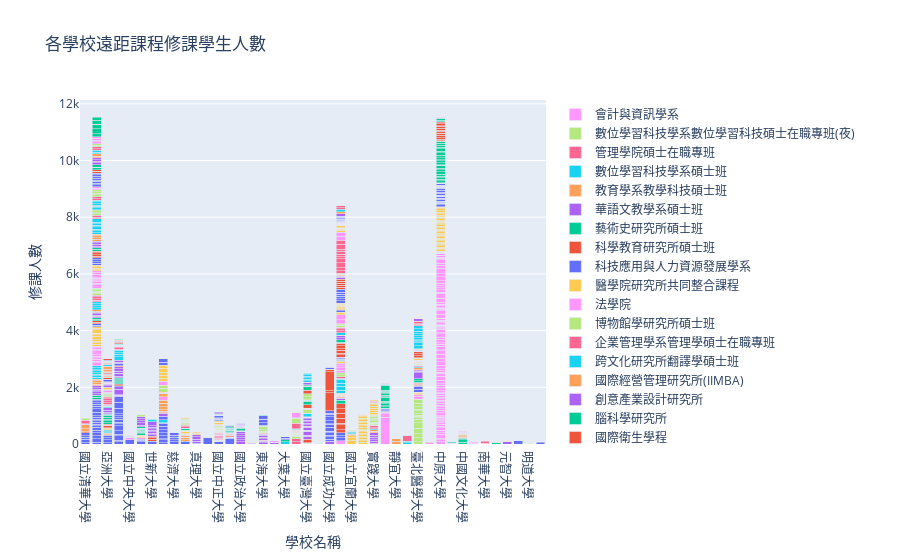

Write notebook code for a chart like this one.
### Code cell
import plotly.graph_objects as go

# 繪製堆疊條形圖
fig = go.Figure()
for department in df['系所名稱'].unique():
    fig.add_trace(go.Bar(
        x=df[df['系所名稱'] == department]['校名'],
        y=df[df['系所名稱'] == department]['總修課人數'],
        name=department
    ))

fig.update_layout(
    title='各學校遠距課程修課學生人數',
    xaxis_title='學校名稱',
    yaxis_title='修課人數',
    barmode='stack'
)

fig
#jupyter上有圖，但上傳github就沒有，因此另外附圖

### Figure 1 — Plotly figure (JSON) as saved in the notebook; plotly's stock layout.template omitted (floating-point values rounded to 4 significant figures)
{"data": [{"name": "通識教育中心", "type": "bar", "x": ["國立清華大學", "國立清華大學", "國立清華大學", "銘傳大學", "銘傳大學", "銘傳大學", "銘傳大學", "銘傳大學", "銘傳大學", "銘傳大學", "銘傳大學", "銘傳大學", "銘傳大學", "亞洲大學", "亞洲大學", "亞洲大學", "東吳大學", "東吳大學", "東吳大學", "東吳大學", "東吳大學", "東吳大學", "東吳大學", "國立中央大學", "義守大學", "世新大學", "銘傳大學", "長榮大學", "慈濟大學", "慈濟大學", "慈濟大學", "慈濟大學", "慈濟大學", "國立清華大學", "國立清華大學", "東吳大學", "東吳大學", "東吳大學", "東吳大學", "東吳大學", "東吳大學", "東吳大學", "東吳大學", "長榮大學", "長榮大學", "長榮大學", "長榮大學", "長榮大學", "長榮大學", "長榮大學", "國立彰化師範大學", "真理大學", "銘傳大學", "銘傳大學", "銘傳大學", "銘傳大學", "銘傳大學", "銘傳大學", "銘傳大學", "銘傳大學", "銘傳大學", "義守大學", "義守大學", "國立東華大學", "國立中正大學", "國立臺灣師範大學", "亞洲大學"], "y": [47, 120, 66, 60, 119, 119, 97, 94, 94, 60, 60, 60, 60, 53, 105, 58, 80, 44, 166, 60, 125, 174, 57, 145, 72, 97, 59, 50, 81, 68, 81, 84, 81, 55, 115, 56, 104, 58, 66, 77, 200, 206, 220, 104, 34, 105, 105, 105, 119, 118, 93, 29, 60, 60, 121, 119, 96, 60, 60, 60, 60, 68, 27, 218, 83, 208, 90]}, {"name": "計量財務金融學系", "type": "bar", "x": ["國立清華大學"], "y": [28]}, {"name": "諮商與工商心理學系", "type": "bar", "x": ["銘傳大學", "銘傳大學"], "y": [68, 70]}, {"name": "資訊管理學系", "type": "bar", "x": ["銘傳大學", "銘傳大學", "銘傳大學", "國立政治大學", "國立政治大學", "國立臺東大學", "東海大學", "國立屏東大學", "長榮大學", "國立政治大學", "國立政治大學", "國立政治大學", "國立政治大學", "銘傳大學", "銘傳大學", "銘傳大學", "國立臺東大學", "東海大學"], "y": [60, 60, 46, 81, 74, 21, 53, 36, 12, 61, 80, 71, 80, 49, 61, 60, 23, 42]}, {"name": "資訊工程學系", "type": "bar", "x": ["銘傳大學", "銘傳大學", "國立中正大學", "國立彰化師範大學", "國立彰化師範大學", "國立清華大學", "亞洲大學", "亞洲大學", "國立彰化師範大學", "國立彰化師範大學", "國立彰化師範大學", "國立彰化師範大學", "國立彰化師範大學", "銘傳大學", "銘傳大學", "亞洲大學", "國立彰化師範大學", "國立彰化師範大學", "亞洲大學", "東海大學"], "y": [60, 56, 20, 58, 65, 113, 12, 7, 8, 7, 16, 47, 12, 59, 60, 50, 18, 19, 20, 32]}, {"name": "財務金融學系", "type": "bar", "x": ["銘傳大學", "銘傳大學", "銘傳大學", "銘傳大學", "亞洲大學", "長榮大學", "銘傳大學", "銘傳大學", "銘傳大學", "銘傳大學", "大葉大學", "亞洲大學"], "y": [60, 61, 54, 58, 7, 109, 60, 47, 60, 66, 79, 33]}, {"name": "土環系", "type": "bar", "x": ["國立中興大學", "國立中興大學", "國立中興大學"], "y": [88, 90, 8]}, {"name": "生技學程", "type": "bar", "x": ["國立中興大學", "國立中興大學", "國立臺灣大學", "國立臺灣大學", "國立臺灣大學", "國立臺灣大學"], "y": [88, 13, 14, 13, 22, 2]}, {"name": "企業管理學系", "type": "bar", "x": ["銘傳大學", "銘傳大學", "銘傳大學", "銘傳大學", "銘傳大學", "東吳大學", "義守大學", "國立屏東大學", "東吳大學", "銘傳大學", "銘傳大學", "銘傳大學", "銘傳大學", "銘傳大學"], "y": [120, 53, 59, 59, 54, 21, 53, 21, 26, 49, 135, 60, 53, 56]}, {"name": "會計學系", "type": "bar", "x": ["銘傳大學", "銘傳大學", "銘傳大學", "銘傳大學", "銘傳大學", "國立彰化師範大學", "國立彰化師範大學", "銘傳大學", "銘傳大學", "銘傳大學", "銘傳大學", "銘傳大學"], "y": [60, 59, 51, 55, 120, 39, 43, 53, 55, 128, 59, 53]}, {"name": "動漫文創設計學士學位學程", "type": "bar", "x": ["銘傳大學", "銘傳大學"], "y": [53, 52]}, {"name": "財金法律學系", "type": "bar", "x": ["銘傳大學", "銘傳大學"], "y": [53, 49]}, {"name": "生物醫學工程學系", "type": "bar", "x": ["銘傳大學", "銘傳大學", "國立陽明大學"], "y": [49, 60, 8]}, {"name": "法律學系", "type": "bar", "x": ["銘傳大學", "銘傳大學", "東吳大學", "東海大學", "東海大學", "國立政治大學", "東吳大學", "銘傳大學", "銘傳大學", "國立成功大學", "東海大學", "東海大學", "國立政治大學"], "y": [40, 47, 193, 57, 50, 11, 90, 51, 47, 90, 77, 29, 11]}, {"name": "金融科技應用學士學位學程", "type": "bar", "x": ["銘傳大學", "銘傳大學"], "y": [45, 51]}, {"name": "數位媒體設計學系", "type": "bar", "x": ["銘傳大學", "銘傳大學", "銘傳大學", "銘傳大學", "亞洲大學", "亞洲大學"], "y": [70, 70, 70, 70, 35, 35]}, {"name": "醫療資訊與管理學系", "type": "bar", "x": ["銘傳大學", "銘傳大學", "銘傳大學", "銘傳大學"], "y": [53, 54, 59, 60]}, {"name": "華語文教學學系", "type": "bar", "x": ["銘傳大學", "銘傳大學", "銘傳大學", "銘傳大學", "銘傳大學"], "y": [59, 55, 35, 51, 48]}, {"name": "國際企業學系", "type": "bar", "x": ["銘傳大學", "銘傳大學", "銘傳大學", "銘傳大學", "銘傳大學", "淡江大學", "銘傳大學", "銘傳大學", "銘傳大學", "銘傳大學", "銘傳大學"], "y": [119, 59, 52, 27, 37, 118, 50, 31, 120, 56, 59]}, {"name": "生物科技學系", "type": "bar", "x": ["銘傳大學", "銘傳大學", "亞洲大學", "義守大學", "義守大學", "銘傳大學", "銘傳大學", "亞洲大學", "亞洲大學"], "y": [50, 49, 29, 53, 38, 48, 50, 35, 9]}, {"name": "應用日語學系", "type": "bar", "x": ["銘傳大學", "銘傳大學", "長榮大學", "銘傳大學", "銘傳大學"], "y": [68, 64, 123, 70, 66]}, {"name": "電腦與通訊工程學系", "type": "bar", "x": ["銘傳大學", "銘傳大學", "銘傳大學", "銘傳大學"], "y": [59, 55, 61, 59]}, {"name": "公共事務學系", "type": "bar", "x": ["銘傳大學", "銘傳大學"], "y": [59, 62]}, {"name": "犯罪防治學系", "type": "bar", "x": ["銘傳大學", "銘傳大學", "銘傳大學", "銘傳大學"], "y": [54, 65, 58, 57]}, {"name": "應用中國文學系", "type": "bar", "x": ["銘傳大學", "銘傳大學", "銘傳大學", "銘傳大學"], "y": [60, 62, 60, 62]}, {"name": "風險管理與保險學系", "type": "bar", "x": ["銘傳大學", "銘傳大學", "銘傳大學", "銘傳大學", "銘傳大學", "銘傳大學", "銘傳大學", "銘傳大學"], "y": [42, 70, 54, 99, 41, 59, 54, 120]}, {"name": "都市規劃與防災學系", "type": "bar", "x": ["銘傳大學", "銘傳大學"], "y": [60, 60]}, {"name": "電子工程學系", "type": "bar", "x": ["銘傳大學", "銘傳大學", "國立彰化師範大學", "國立彰化師範大學", "銘傳大學", "銘傳大學"], "y": [58, 45, 18, 41, 57, 44]}, {"name": "農資院", "type": "bar", "x": ["國立中興大學"], "y": [15]}, {"name": "通識教育中心多元選修", "type": "bar", "x": ["國立宜蘭大學", "國立宜蘭大學", "國立宜蘭大學"], "y": [130, 84, 80]}, {"name": "食生系", "type": "bar", "x": ["國立中興大學"], "y": [13]}, {"name": "行動商務與多媒體應用學系", "type": "bar", "x": ["亞洲大學", "亞洲大學", "亞洲大學"], "y": [69, 8, 42]}, {"name": "資訊傳播學系", "type": "bar", "x": ["亞洲大學", "亞洲大學", "亞洲大學", "亞洲大學", "亞洲大學", "亞洲大學", "亞洲大學"], "y": [61, 56, 64, 66, 76, 36, 10]}, {"name": "財經法律學系(科技法律組)", "type": "bar", "x": ["亞洲大學", "亞洲大學", "亞洲大學"], "y": [58, 74, 76]}, {"name": "食品科學系", "type": "bar", "x": ["國立宜蘭大學", "東海大學"], "y": [52, 41]}, {"name": "光電與通訊學系", "type": "bar", "x": ["亞洲大學", "亞洲大學"], "y": [48, 10]}, {"name": "管理學院進修學士學位學程", "type": "bar", "x": ["亞洲大學", "亞洲大學", "亞洲大學", "亞洲大學", "亞洲大學", "亞洲大學", "亞洲大學"], "y": [43, 28, 45, 70, 70, 39, 44]}, {"name": "生物資訊與醫學工程學系", "type": "bar", "x": ["亞洲大學", "亞洲大學", "亞洲大學"], "y": [32, 41, 42]}, {"name": "健康產業管理學系(醫療機構管理組)", "type": "bar", "x": ["亞洲大學", "亞洲大學"], "y": [46, 62]}, {"name": "健康產業管理學系(健康產業管理組)", "type": "bar", "x": ["亞洲大學", "亞洲大學"], "y": [36, 55]}, {"name": "社會學系", "type": "bar", "x": ["東吳大學"], "y": [39]}, {"name": "化學系", "type": "bar", "x": ["東吳大學", "東吳大學"], "y": [36, 34]}, {"name": "師資培育中心", "type": "bar", "x": ["東吳大學", "東吳大學", "東吳大學", "東吳大學", "東吳大學", "東吳大學", "國立彰化師範大學"], "y": [37, 33, 33, 31, 34, 33, 65]}, {"name": "社會工作學系", "type": "bar", "x": ["東吳大學", "東吳大學", "東吳大學", "東吳大學", "東吳大學", "亞洲大學", "東吳大學", "長榮大學", "亞洲大學", "亞洲大學", "亞洲大學", "亞洲大學"], "y": [62, 87, 10, 74, 90, 19, 73, 107, 51, 58, 11, 10]}, {"name": "大眾傳播學系", "type": "bar", "x": ["長榮大學", "長榮大學", "長榮大學", "長榮大學", "長榮大學", "長榮大學"], "y": [18, 50, 42, 115, 113, 118]}, {"name": "地球與環境科學系", "type": "bar", "x": ["國立中正大學", "國立中正大學"], "y": [28, 9]}, {"name": "國文學系", "type": "bar", "x": ["國立彰化師範大學", "國立彰化師範大學", "國立彰化師範大學"], "y": [1, 50, 56]}, {"name": "工業教育與技術學系", "type": "bar", "x": ["國立彰化師範大學", "國立彰化師範大學", "國立彰化師範大學", "國立彰化師範大學", "國立彰化師範大學", "國立彰化師範大學", "國立彰化師範大學", "國立彰化師範大學", "國立彰化師範大學"], "y": [20, 47, 22, 20, 20, 20, 38, 22, 21]}, {"name": "數學系", "type": "bar", "x": ["國立中央大學"], "y": [79]}, {"name": "通識教育(大學部)", "type": "bar", "x": ["國立嘉義大學", "國立嘉義大學", "國立嘉義大學", "國立嘉義大學", "國立嘉義大學", "國立嘉義大學", "國立嘉義大學", "國立嘉義大學", "國立嘉義大學", "國立嘉義大學", "國立嘉義大學", "國立嘉義大學", "國立嘉義大學", "國立嘉義大學", "國立嘉義大學", "國立嘉義大學", "國立嘉義大學", "國立嘉義大學", "國立嘉義大學", "國立嘉義大學"], "y": [55, 58, 54, 54, 55, 49, 55, 50, 50, 49, 55, 62, 53, 52, 55, 50, 56, 50, 45, 38]}, {"name": "資訊與圖書館學系(日)", "type": "bar", "x": ["淡江大學", "淡江大學", "淡江大學"], "y": [109, 71, 100]}, {"name": "外語學院共同科目(日)", "type": "bar", "x": ["淡江大學", "淡江大學", "淡江大學", "淡江大學", "淡江大學", "淡江大學", "淡江大學"], "y": [112, 169, 50, 178, 171, 163, 179]}, {"name": "工學院共同科目(日)", "type": "bar", "x": ["淡江大學"], "y": [118]}, {"name": "西班牙語文學系(日)", "type": "bar", "x": ["淡江大學", "淡江大學"], "y": [50, 24]}, {"name": "俄國語文學系(日)", "type": "bar", "x": ["淡江大學", "淡江大學", "淡江大學", "淡江大學", "淡江大學", "淡江大學", "淡江大學", "淡江大學"], "y": [25, 26, 17, 19, 20, 30, 8, 25]}, {"name": "統計學系(日)", "type": "bar", "x": ["淡江大學", "淡江大學", "淡江大學", "淡江大學"], "y": [119, 128, 122, 140]}, {"name": "統計學系(進學)", "type": "bar", "x": ["淡江大學", "淡江大學"], "y": [29, 44]}, {"name": "未來學學門-日", "type": "bar", "x": ["淡江大學", "淡江大學"], "y": [76, 78]}, {"name": "歷史與文化學門-進", "type": "bar", "x": ["淡江大學", "淡江大學", "淡江大學", "淡江大學"], "y": [82, 91, 71, 84]}, {"name": "法國語文學系(日)", "type": "bar", "x": ["淡江大學"], "y": [82]}, {"name": "英文學系(日)", "type": "bar", "x": ["淡江大學", "淡江大學", "淡江大學", "淡江大學", "淡江大學", "淡江大學"], "y": [21, 23, 23, 21, 22, 19]}, {"name": "企業管理學系(日)", "type": "bar", "x": ["淡江大學", "淡江大學", "淡江大學", "淡江大學", "淡江大學", "淡江大學"], "y": [88, 59, 95, 68, 100, 89]}, {"name": "公共行政學系(進學)", "type": "bar", "x": ["淡江大學", "淡江大學"], "y": [42, 88]}, {"name": "資訊教育學門-日", "type": "bar", "x": ["淡江大學", "淡江大學"], "y": [70, 69]}, {"name": "物理學系", "type": "bar", "x": ["淡江大學", "東吳大學"], "y": [18, 36]}, {"name": "文學經典學門-日", "type": "bar", "x": ["淡江大學"], "y": [78]}, {"name": "藝術欣賞與創作學門-日", "type": "bar", "x": ["淡江大學", "淡江大學", "淡江大學", "淡江大學"], "y": [71, 65, 42, 28]}, {"name": "財務金融學系(進學)", "type": "bar", "x": ["淡江大學", "淡江大學", "淡江大學"], "y": [59, 27, 29]}, {"name": "財務金融學系(日)", "type": "bar", "x": ["淡江大學", "淡江大學"], "y": [149, 168]}, {"name": "全球財務管理全英語學士學位學程", "type": "bar", "x": ["淡江大學"], "y": [82]}, {"name": "自然科學學門-日", "type": "bar", "x": ["淡江大學", "淡江大學"], "y": [56, 32]}, {"name": "復健系", "type": "bar", "x": ["國立臺灣大學"], "y": [112]}, {"name": "管理學院院部", "type": "bar", "x": ["大葉大學"], "y": [76]}, {"name": "臺大遠距教學", "type": "bar", "x": ["國立臺灣大學", "國立臺灣大學", "國立臺灣大學", "國立臺灣大學", "國立臺灣大學", "國立臺灣大學", "國立臺灣大學", "國立臺灣大學", "國立臺灣大學", "國立臺灣大學", "國立臺灣大學", "國立臺灣大學", "國立臺灣大學", "國立臺灣大學", "國立臺灣大學", "國立臺灣大學", "國立臺灣大學", "國立臺灣大學", "國立臺灣大學", "國立臺灣大學"], "y": [112, 8, 9, 12, 122, 12, 14, 14, 10, 13, 107, 22, 2, 54, 54, 62, 51, 46, 50, 10]}, {"name": "創意創業學程", "type": "bar", "x": ["國立臺灣大學"], "y": [14]}, {"name": "神經認知學程", "type": "bar", "x": ["國立臺灣大學"], "y": [122]}, {"name": "農化所", "type": "bar", "x": ["國立臺灣大學"], "y": [8]}, {"name": "生物統計學程", "type": "bar", "x": ["國立臺灣大學"], "y": [122]}, {"name": "創新設計學院", "type": "bar", "x": ["國立臺灣大學"], "y": [14]}, {"name": "生物機電系", "type": "bar", "x": ["國立臺灣大學", "國立臺灣大學"], "y": [9, 12]}, {"name": "生物機電所", "type": "bar", "x": ["國立臺灣大學", "國立臺灣大學"], "y": [9, 12]}, {"name": "人口學程", "type": "bar", "x": ["國立臺灣大學"], "y": [122]}, {"name": "電機工程學系", "type": "bar", "x": ["義守大學", "義守大學", "義守大學", "義守大學", "義守大學", "義守大學", "義守大學", "義守大學", "義守大學"], "y": [57, 48, 28, 40, 28, 34, 3, 5, 48]}, {"name": "應用日文學系", "type": "bar", "x": ["實踐大學", "實踐大學", "實踐大學", "實踐大學", "實踐大學", "實踐大學"], "y": [30, 60, 60, 86, 80, 83]}, {"name": "金融管理學系", "type": "bar", "x": ["實踐大學", "實踐大學", "實踐大學"], "y": [25, 18, 56]}, {"name": "資訊科技與通訊學系", "type": "bar", "x": ["實踐大學"], "y": [38]}, {"name": "資訊模擬與設計學系", "type": "bar", "x": ["實踐大學", "實踐大學"], "y": [36, 70]}, {"name": "應用英語學系", "type": "bar", "x": ["實踐大學", "實踐大學", "實踐大學", "實踐大學", "實踐大學", "實踐大學", "實踐大學", "實踐大學", "實踐大學"], "y": [14, 24, 32, 16, 31, 58, 44, 43, 67]}, {"name": "(全)自然科技", "type": "bar", "x": ["輔仁大學", "輔仁大學", "輔仁大學"], "y": [949, 122, 42]}, {"name": "觀光管理學系", "type": "bar", "x": ["實踐大學", "實踐大學", "實踐大學", "實踐大學", "實踐大學", "實踐大學", "實踐大學", "實踐大學"], "y": [47, 37, 63, 64, 75, 78, 53, 48]}, {"name": "全人語言文化涵養課程-外國語文", "type": "bar", "x": ["輔仁大學", "輔仁大學", "輔仁大學", "輔仁大學"], "y": [35, 22, 34, 32]}, {"name": "公共關係暨廣告學系", "type": "bar", "x": ["世新大學", "世新大學", "世新大學"], "y": [64, 58, 61]}, {"name": "全校進階英文", "type": "bar", "x": ["輔仁大學", "輔仁大學", "輔仁大學", "輔仁大學", "輔仁大學", "輔仁大學", "輔仁大學", "輔仁大學", "輔仁大學", "輔仁大學", "輔仁大學", "輔仁大學", "輔仁大學", "輔仁大學"], "y": [30, 48, 39, 61, 63, 31, 135, 32, 43, 57, 48, 46, 20, 186]}, {"name": "傳播管理學系", "type": "bar", "x": ["世新大學", "世新大學", "世新大學", "世新大學", "世新大學", "世新大學", "世新大學", "世新大學"], "y": [46, 52, 55, 49, 60, 41, 69, 137]}, {"name": "英國語文學系", "type": "bar", "x": ["靜宜大學", "靜宜大學"], "y": [91, 87]}, {"name": "教育學系", "type": "bar", "x": ["國立臺南大學", "國立臺南大學"], "y": [48, 41]}, {"name": "人文學院", "type": "bar", "x": ["國立臺南大學"], "y": [201]}, {"name": "一般通識組", "type": "bar", "x": ["臺北醫學大學", "臺北醫學大學", "臺北醫學大學", "臺北醫學大學", "臺北醫學大學", "臺北醫學大學", "臺北醫學大學", "臺北醫學大學", "臺北醫學大學", "臺北醫學大學", "臺北醫學大學", "臺北醫學大學", "臺北醫學大學", "臺北醫學大學", "臺北醫學大學"], "y": [86, 134, 135, 200, 194, 122, 47, 69, 27, 49, 106, 64, 85, 127, 130]}, {"name": "護理學系", "type": "bar", "x": ["臺北醫學大學", "臺北醫學大學", "亞洲大學", "長榮大學", "馬偕醫學院", "亞洲大學"], "y": [106, 65, 11, 123, 41, 31]}, {"name": "口腔衛生學系", "type": "bar", "x": ["臺北醫學大學", "臺北醫學大學", "臺北醫學大學"], "y": [32, 31, 22]}, {"name": "牙醫學系", "type": "bar", "x": ["臺北醫學大學", "臺北醫學大學"], "y": [106, 106]}, {"name": "學士後大數據科技及管理學士學位學程", "type": "bar", "x": ["臺北醫學大學", "臺北醫學大學", "臺北醫學大學"], "y": [31, 36, 32]}, {"name": "高齡健康管理學系", "type": "bar", "x": ["臺北醫學大學", "臺北醫學大學", "臺北醫學大學"], "y": [33, 65, 63]}, {"name": "語言中心組", "type": "bar", "x": ["臺北醫學大學", "臺北醫學大學", "臺北醫學大學", "臺北醫學大學"], "y": [217, 38, 33, 32]}, {"name": "保健營養學系", "type": "bar", "x": ["臺北醫學大學", "長榮大學"], "y": [64, 113]}, {"name": "食品安全學系", "type": "bar", "x": ["臺北醫學大學"], "y": [39]}, {"name": "學士後護理學系", "type": "bar", "x": ["臺北醫學大學", "臺北醫學大學"], "y": [44, 5]}, {"name": "英語中心", "type": "bar", "x": ["東海大學", "東海大學", "東海大學", "東海大學"], "y": [36, 34, 47, 135]}, {"name": "人文與教育學院", "type": "bar", "x": ["中原大學", "中原大學", "中原大學", "中原大學", "中原大學", "中原大學", "中原大學", "中原大學", "中原大學", "中原大學", "中原大學", "中原大學", "中原大學", "中原大學", "中原大學", "中原大學", "中原大學", "中原大學", "中原大學", "中原大學", "中原大學", "中原大學", "中原大學", "中原大學", "中原大學", "中原大學", "中原大學", "中原大學", "中原大學", "中原大學", "中原大學", "中原大學", "中原大學", "中原大學", "中原大學", "中原大學", "中原大學", "中原大學", "中原大學", "中原大學", "中原大學", "中原大學", "中原大學", "中原大學", "中原大學", "中原大學", "中原大學", "中原大學", "中原大學", "中原大學", "中原大學", "中原大學", "中原大學", "中原大學", "中原大學", "中原大學", "中原大學", "中原大學", "中原大學", "中原大學", "中原大學", "中原大學", "中原大學", "中原大學", "中原大學", "中原大學", "中原大學", "中原大學", "中原大學", "中原大學", "中原大學", "中原大學", "中原大學", "中原大學", "中原大學", "中原大學", "中原大學", "中原大學", "中原大學", "中原大學", "中原大學", "中原大學", "中原大學", "中原大學", "中原大學", "中原大學", "中原大學", "中原大學", "中原大學", "中原大學", "中原大學", "中原大學", "中原大學", "中原大學", "中原大學", "中原大學", "中原大學", "中原大學", "中原大學", "中原大學", "中原大學", "中原大學", "中原大學", "中原大學", "中原大學", "中原大學", "中原大學", "中原大學", "中原大學", "中原大學", "中原大學", "中原大學", "中原大學", "中原大學", "中原大學", "中原大學"], "y": [79, 64, 60, 134, 62, 60, 31, 79, 63, 62, 62, 27, 39, 29, 45, 39, 27, 31, 115, 79, 62, 60, 60, 60, 60, 62, 45, 62, 62, 63, 27, 64, 134, 63, 63, 120, 130, 115, 29, 64, 63, 120, 120, 130, 115, 30, 120, 31, 134, 62, 62, 120, 63, 130, 30, 120, 30, 29, 45, 39, 10, 9, 2, 2, 2, 61, 2, 1, 1, 2, 61, 10, 9, 61, 1, 10, 9, 2, 139, 126, 51, 27, 24, 70, 54, 74, 125, 14, 173, 40, 77, 78, 62, 88, 94, 141, 115, 189, 111, 61, 124, 47, 39, 58, 26, 60, 1, 2, 6, 2, 6, 13, 17, 12, 6, 5]}, {"name": "工學院", "type": "bar", "x": ["中原大學", "中原大學", "中原大學", "中原大學", "中原大學", "中原大學", "中原大學", "中原大學", "中原大學", "中原大學", "中原大學", "中原大學", "中原大學", "中原大學", "中原大學", "中原大學", "中原大學", "中原大學", "中原大學", "中原大學", "中原大學", "中原大學", "中原大學", "中原大學", "國立彰化師範大學", "中原大學", "中原大學", "中原大學", "中原大學", "中原大學", "中原大學", "中原大學", "中原大學", "中原大學", "中原大學", "中原大學", "中原大學"], "y": [53, 59, 26, 55, 40, 55, 40, 40, 59, 26, 53, 59, 26, 53, 55, 47, 29, 57, 47, 57, 29, 57, 47, 29, 49, 55, 29, 17, 20, 56, 53, 56, 53, 61, 56, 14, 9]}, {"name": "理學院", "type": "bar", "x": ["中原大學", "中原大學", "中原大學", "中原大學", "中原大學", "中原大學", "中原大學", "中原大學", "中原大學", "中原大學", "中原大學", "中原大學", "中原大學", "中原大學", "中原大學", "中原大學", "中原大學", "中原大學", "中原大學", "中原大學", "中原大學", "中原大學", "中原大學", "中原大學", "中原大學", "中原大學", "中原大學", "中原大學", "中原大學", "中原大學", "中原大學", "中原大學", "中原大學", "中原大學", "中原大學", "中原大學", "中原大學", "中原大學", "中原大學", "中原大學", "中原大學"], "y": [62, 7, 33, 25, 20, 25, 20, 62, 20, 25, 62, 7, 7, 33, 66, 33, 66, 66, 11, 9, 9, 5, 1, 9, 9, 11, 5, 11, 5, 9, 9, 1, 1, 14, 42, 11, 5, 1, 5, 11, 9]}, {"name": "綜合班", "type": "bar", "x": ["逢甲大學", "逢甲大學", "逢甲大學", "逢甲大學"], "y": [6, 7, 5, 7]}, {"name": "通識", "type": "bar", "x": ["中國文化大學", "中國文化大學", "中國文化大學"], "y": [70, 74, 63]}, {"name": "英美語文學系", "type": "bar", "x": ["真理大學", "真理大學", "真理大學", "真理大學"], "y": [73, 71, 79, 70]}, {"name": "生命科學院學士班", "type": "bar", "x": ["國立清華大學"], "y": [142]}, {"name": "經濟與金融學系", "type": "bar", "x": ["銘傳大學", "銘傳大學", "銘傳大學", "銘傳大學", "銘傳大學", "銘傳大學"], "y": [60, 55, 39, 60, 60, 50]}, {"name": "餐旅管理學系", "type": "bar", "x": ["銘傳大學", "銘傳大學"], "y": [69, 70]}, {"name": "商業設計學系", "type": "bar", "x": ["銘傳大學", "銘傳大學", "銘傳大學", "銘傳大學"], "y": [64, 52, 62, 54]}, {"name": "新聞學系", "type": "bar", "x": ["銘傳大學", "銘傳大學"], "y": [59, 53]}, {"name": "觀光數位知識學系", "type": "bar", "x": ["真理大學", "真理大學", "真理大學"], "y": [49, 25, 41]}, {"name": "應用統計與資料科學學系", "type": "bar", "x": ["銘傳大學", "銘傳大學", "銘傳大學", "銘傳大學", "銘傳大學", "銘傳大學", "銘傳大學", "銘傳大學"], "y": [65, 57, 65, 47, 64, 67, 54, 58]}, {"name": "休閒遊憩管理學系", "type": "bar", "x": ["銘傳大學", "銘傳大學", "銘傳大學"], "y": [63, 7, 62]}, {"name": "廣播電視學系", "type": "bar", "x": ["銘傳大學", "銘傳大學", "國立政治大學", "銘傳大學"], "y": [77, 7, 78, 87]}, {"name": "資訊傳播工程學系", "type": "bar", "x": ["銘傳大學", "銘傳大學", "銘傳大學", "銘傳大學"], "y": [60, 60, 60, 60]}, {"name": "新媒體暨傳播管理學系", "type": "bar", "x": ["銘傳大學", "銘傳大學"], "y": [62, 76]}, {"name": "觀光事業學系", "type": "bar", "x": ["銘傳大學", "銘傳大學"], "y": [64, 70]}, {"name": "廣告暨策略行銷學系", "type": "bar", "x": ["銘傳大學", "銘傳大學"], "y": [52, 61]}, {"name": "建築學系", "type": "bar", "x": ["銘傳大學", "銘傳大學"], "y": [58, 57]}, {"name": "商品設計學系", "type": "bar", "x": ["銘傳大學", "銘傳大學", "銘傳大學", "銘傳大學"], "y": [70, 57, 65, 60]}, {"name": "室內設計學系", "type": "bar", "x": ["亞洲大學"], "y": [24]}, {"name": "心理學系", "type": "bar", "x": ["亞洲大學", "東吳大學", "亞洲大學"], "y": [65, 90, 13]}, {"name": "視覺傳達設計學系(企業形象設計組)", "type": "bar", "x": ["亞洲大學"], "y": [55]}, {"name": "視覺傳達設計學系", "type": "bar", "x": ["亞洲大學", "亞洲大學"], "y": [27, 10]}, {"name": "英文學系", "type": "bar", "x": ["東吳大學", "東吳大學"], "y": [36, 55]}, {"name": "食品營養與保健生技學系(食品營養組)", "type": "bar", "x": ["亞洲大學"], "y": [64]}, {"name": "經濟學系", "type": "bar", "x": ["東吳大學", "東吳大學", "東吳大學", "東吳大學"], "y": [138, 74, 64, 88]}, {"name": "日本語文學系", "type": "bar", "x": ["東吳大學", "東吳大學", "東吳大學"], "y": [26, 51, 36]}, {"name": "觀光與餐飲服務事業進修學士學位學程", "type": "bar", "x": ["長榮大學", "長榮大學"], "y": [14, 14]}, {"name": "學士後跨藝合創音樂學士學位學程", "type": "bar", "x": ["國立臺北藝術大學", "國立臺北藝術大學"], "y": [27, 27]}, {"name": "企業管理學系(進學)", "type": "bar", "x": ["淡江大學", "淡江大學", "淡江大學", "淡江大學", "淡江大學", "淡江大學"], "y": [35, 41, 58, 30, 36, 34]}, {"name": "資訊管理學系(日)", "type": "bar", "x": ["淡江大學", "淡江大學", "淡江大學", "淡江大學", "淡江大學", "淡江大學"], "y": [95, 74, 76, 78, 70, 96]}, {"name": "資訊工程學系(日)", "type": "bar", "x": ["淡江大學", "淡江大學", "淡江大學", "淡江大學", "淡江大學"], "y": [79, 75, 71, 71, 71]}, {"name": "藥學系", "type": "bar", "x": ["國立臺灣大學"], "y": [122]}, {"name": "管理科學學系(日)", "type": "bar", "x": ["淡江大學", "淡江大學"], "y": [60, 41]}, {"name": "中等學校教育學程", "type": "bar", "x": ["淡江大學", "淡江大學", "淡江大學", "淡江大學"], "y": [34, 20, 18, 26]}, {"name": "基蛋所", "type": "bar", "x": ["國立臺灣大學", "國立臺灣大學", "國立臺灣大學"], "y": [14, 13, 22]}, {"name": "公共行政學系(日)", "type": "bar", "x": ["淡江大學", "淡江大學", "淡江大學", "淡江大學", "淡江大學", "淡江大學", "淡江大學", "淡江大學", "淡江大學", "淡江大學"], "y": [97, 103, 181, 132, 67, 102, 91, 78, 182, 143]}, {"name": "醫衛共同課程", "type": "bar", "x": ["國立臺灣大學", "國立臺灣大學"], "y": [112, 107]}, {"name": "產業經濟學系(日)", "type": "bar", "x": ["淡江大學", "淡江大學"], "y": [128, 147]}, {"name": "風險管理與保險學系(日)", "type": "bar", "x": ["淡江大學", "淡江大學"], "y": [72, 37]}, {"name": "共同教學中心", "type": "bar", "x": ["大葉大學", "大葉大學"], "y": [53, 47]}, {"name": "醫技系", "type": "bar", "x": ["國立臺灣大學"], "y": [122]}, {"name": "護理系", "type": "bar", "x": ["國立臺灣大學"], "y": [122]}, {"name": "醫學影像暨放射科學系", "type": "bar", "x": ["義守大學", "義守大學", "義守大學", "義守大學", "義守大學"], "y": [65, 74, 76, 69, 72]}, {"name": "全球衛生學程", "type": "bar", "x": ["國立臺灣大學"], "y": [12]}, {"name": "觀光學系", "type": "bar", "x": ["世新大學", "世新大學"], "y": [60, 16]}, {"name": "旅遊管理學系", "type": "bar", "x": ["南華大學", "南華大學"], "y": [29, 60]}, {"name": "跨領域學院學士班課程", "type": "bar", "x": ["臺北醫學大學"], "y": [40]}, {"name": "醫學院學士班共同整合課程", "type": "bar", "x": ["臺北醫學大學"], "y": [25]}, {"name": "營養學院學士班共同整合課程", "type": "bar", "x": ["臺北醫學大學", "臺北醫學大學"], "y": [14, 26]}, {"name": "通識中心", "type": "bar", "x": ["東海大學", "國立成功大學", "國立成功大學", "國立成功大學", "國立成功大學", "國立成功大學", "國立成功大學", "國立成功大學", "國立成功大學", "國立成功大學", "國立成功大學", "國立成功大學", "國立成功大學", "國立成功大學", "國立成功大學", "東海大學", "東海大學", "東海大學", "東海大學"], "y": [37, 78, 89, 46, 99, 32, 19, 143, 100, 20, 103, 146, 89, 37, 75, 72, 106, 28, 112]}, {"name": "外國語言", "type": "bar", "x": ["國立成功大學", "國立成功大學", "國立成功大學", "國立成功大學"], "y": [639, 68, 680, 78]}, {"name": "醫務管理暨醫療資訊學系", "type": "bar", "x": ["高雄醫學大學"], "y": [61]}, {"name": "電機工程學系學士班", "type": "bar", "x": ["元智大學"], "y": [87]}, {"name": "國際企業管理學系企業實務管理數位碩士在職專班", "type": "bar", "x": ["中國文化大學", "中國文化大學", "中國文化大學", "中國文化大學", "中國文化大學", "中國文化大學"], "y": [27, 29, 21, 15, 23, 11]}, {"name": "多媒體網路通訊數位學習碩士在職專班", "type": "bar", "x": ["國立宜蘭大學", "國立宜蘭大學", "國立宜蘭大學", "國立宜蘭大學", "國立宜蘭大學", "國立宜蘭大學"], "y": [12, 10, 27, 29, 24, 16]}, {"name": "生物技術與動物科學系動物科學碩士班", "type": "bar", "x": ["國立宜蘭大學", "國立宜蘭大學"], "y": [6, 5]}, {"name": "法律系", "type": "bar", "x": ["國立中興大學", "國立中興大學", "國立中興大學"], "y": [25, 34, 10]}, {"name": "科管所", "type": "bar", "x": ["國立中興大學"], "y": [19]}, {"name": "資訊工程學系碩士班", "type": "bar", "x": ["國立宜蘭大學", "淡江大學"], "y": [8, 11]}, {"name": "休閒與遊憩管理學系", "type": "bar", "x": ["亞洲大學", "亞洲大學"], "y": [9, 14]}, {"name": "經營管理學系", "type": "bar", "x": ["亞洲大學", "亞洲大學"], "y": [27, 28]}, {"name": "法律學系碩士在職專班法律專業組", "type": "bar", "x": ["東吳大學", "東吳大學"], "y": [12, 11]}, {"name": "資訊管理學系碩士在職專班", "type": "bar", "x": ["東吳大學", "東吳大學", "東吳大學", "東吳大學"], "y": [10, 15, 2, 11]}, {"name": "經濟學系碩士在職專班", "type": "bar", "x": ["東吳大學"], "y": [2]}, {"name": "國際經營與貿易學系碩士班", "type": "bar", "x": ["東吳大學"], "y": [25]}, {"name": "教學專業發展數位學習碩士在職專班", "type": "bar", "x": ["國立中正大學", "國立中正大學", "國立中正大學", "國立中正大學", "國立中正大學", "國立中正大學", "國立中正大學", "國立中正大學", "國立中正大學", "國立中正大學", "國立中正大學"], "y": [31, 27, 31, 27, 31, 27, 31, 31, 31, 7, 19]}, {"name": "會計與法律數位學習碩士在職專班", "type": "bar", "x": ["國立中正大學", "國立中正大學", "國立中正大學", "國立中正大學", "國立中正大學", "國立中正大學", "國立中正大學", "國立中正大學", "國立中正大學"], "y": [25, 24, 8, 32, 11, 28, 34, 12, 30]}, {"name": "通訊工程研究所", "type": "bar", "x": ["國立中正大學"], "y": [18]}, {"name": "雲端計算與物聯網數位學習碩士在職專班", "type": "bar", "x": ["國立中正大學", "國立中正大學", "國立中正大學", "國立中正大學", "國立中正大學"], "y": [42, 45, 19, 26, 25]}, {"name": "資訊工程研究所", "type": "bar", "x": ["國立中正大學", "國立中正大學", "國立中正大學", "國立中正大學", "國立中正大學", "國立中正大學", "國立中正大學"], "y": [50, 15, 26, 19, 67, 22, 6]}, {"name": "成人及繼續教育研究所", "type": "bar", "x": ["國立中正大學"], "y": [15]}, {"name": "光機電整合工程研究所", "type": "bar", "x": ["國立中正大學", "國立中正大學"], "y": [18, 25]}, {"name": "會計與資訊科技研究所", "type": "bar", "x": ["國立中正大學", "國立中正大學", "國立中正大學"], "y": [25, 8, 26]}, {"name": "電信工程學研究所", "type": "bar", "x": ["國立彰化師範大學"], "y": [3]}, {"name": "土木工程學系", "type": "bar", "x": ["國立中央大學"], "y": [6]}, {"name": "國際永續發展碩士學位學程", "type": "bar", "x": ["國立中央大學"], "y": [4]}, {"name": "物理所", "type": "bar", "x": ["國立臺灣大學"], "y": [10]}, {"name": "數位出版與典藏數位學習碩士在職專班", "type": "bar", "x": ["淡江大學", "淡江大學", "淡江大學", "淡江大學", "淡江大學", "淡江大學", "淡江大學", "淡江大學", "淡江大學"], "y": [3, 3, 7, 4, 4, 4, 4, 4, 3]}, {"name": "商管學院共同科目(碩)", "type": "bar", "x": ["淡江大學"], "y": [76]}, {"name": "數位商務與經濟碩士學位學程", "type": "bar", "x": ["淡江大學"], "y": [6]}, {"name": "拉丁美洲研究所亞太研究數位學習碩士在職專班", "type": "bar", "x": ["淡江大學", "淡江大學", "淡江大學", "淡江大學", "淡江大學", "淡江大學", "淡江大學", "淡江大學", "淡江大學", "淡江大學", "淡江大學", "淡江大學"], "y": [8, 8, 8, 9, 10, 9, 9, 9, 8, 8, 9, 8]}, {"name": "國際學程", "type": "bar", "x": ["國立臺灣大學", "國立臺灣大學", "國立臺灣大學"], "y": [13, 22, 10]}, {"name": "圖書資訊與檔案學研究所圖書資訊學數位碩士在職專班", "type": "bar", "x": ["國立政治大學", "國立政治大學", "國立政治大學", "國立政治大學", "國立政治大學", "國立政治大學", "國立政治大學", "國立政治大學", "國立政治大學", "國立政治大學"], "y": [23, 18, 19, 18, 23, 22, 23, 17, 17, 17]}, {"name": "營養科學系碩士班", "type": "bar", "x": ["輔仁大學", "輔仁大學"], "y": [12, 10]}, {"name": "醫學資訊研究所碩士班", "type": "bar", "x": ["臺北醫學大學", "臺北醫學大學"], "y": [15, 8]}, {"name": "醫學資訊研究所博士班", "type": "bar", "x": ["臺北醫學大學", "臺北醫學大學"], "y": [6, 11]}, {"name": "癌症生物學與藥物研發研究所碩士班", "type": "bar", "x": ["臺北醫學大學", "臺北醫學大學"], "y": [7, 4]}, {"name": "國際醫學研究博士學位學程", "type": "bar", "x": ["臺北醫學大學", "臺北醫學大學", "臺北醫學大學"], "y": [20, 10, 2]}, {"name": "醫學科學研究所碩士班", "type": "bar", "x": ["臺北醫學大學"], "y": [43]}, {"name": "醫學科學研究所博士班", "type": "bar", "x": ["臺北醫學大學", "臺北醫學大學", "臺北醫學大學", "臺北醫學大學"], "y": [11, 11, 2, 14]}, {"name": "轉譯醫學博士學位學程", "type": "bar", "x": ["高雄醫學大學"], "y": [3]}, {"name": "商學院", "type": "bar", "x": ["逢甲大學", "中原大學", "中原大學", "中原大學", "中原大學", "中原大學", "中原大學", "中原大學", "中原大學", "中原大學", "中原大學", "中原大學", "中原大學", "中原大學", "中原大學", "中原大學", "中原大學", "中原大學", "中原大學", "中原大學", "中原大學", "中原大學", "中原大學", "中原大學", "中原大學", "中原大學", "中原大學", "中原大學", "中原大學"], "y": [44, 62, 61, 54, 53, 65, 85, 71, 61, 85, 22, 20, 74, 57, 50, 69, 81, 88, 61, 72, 58, 76, 67, 55, 7, 14, 6, 1, 5]}, {"name": "系統神經科學研究所", "type": "bar", "x": ["國立清華大學"], "y": [9]}, {"name": "醫工所", "type": "bar", "x": ["國立中興大學", "國立中興大學", "國立中興大學", "國立中興大學", "國立中興大學"], "y": [14, 7, 20, 20, 15]}, {"name": "機械系", "type": "bar", "x": ["國立中興大學"], "y": [47]}, {"name": "創意商品設計學系", "type": "bar", "x": ["亞洲大學", "亞洲大學", "亞洲大學"], "y": [10, 11, 10]}, {"name": "數位學習設計與管理學系碩士班", "type": "bar", "x": ["國立嘉義大學", "國立嘉義大學"], "y": [8, 6]}, {"name": "管理科學學系企業經營碩士在職專班", "type": "bar", "x": ["淡江大學"], "y": [11]}, {"name": "課程與教學研究所碩士班", "type": "bar", "x": ["淡江大學", "淡江大學"], "y": [16, 6]}, {"name": "教育科技學系數位學習碩士在職專班", "type": "bar", "x": ["淡江大學", "淡江大學", "淡江大學", "淡江大學", "淡江大學", "淡江大學", "淡江大學", "淡江大學", "淡江大學"], "y": [23, 21, 22, 23, 21, 23, 19, 21, 19]}, {"name": "藥學院", "type": "bar", "x": ["臺北醫學大學", "臺北醫學大學", "臺北醫學大學"], "y": [72, 72, 72]}, {"name": "智慧數據應用產業碩士專班", "type": "bar", "x": ["臺北醫學大學"], "y": [7]}, {"name": "保健營養學系碩士在職專班", "type": "bar", "x": ["臺北醫學大學", "臺北醫學大學", "臺北醫學大學"], "y": [10, 13, 17]}, {"name": "醫學院人工智慧醫療碩士在職專班", "type": "bar", "x": ["臺北醫學大學", "臺北醫學大學", "臺北醫學大學", "臺北醫學大學"], "y": [18, 16, 16, 10]}, {"name": "研究所共同課程", "type": "bar", "x": ["臺北醫學大學", "臺北醫學大學", "臺北醫學大學", "臺北醫學大學", "臺北醫學大學", "臺北醫學大學", "臺北醫學大學", "臺北醫學大學", "臺北醫學大學", "臺北醫學大學", "臺北醫學大學"], "y": [100, 105, 33, 33, 33, 75, 75, 75, 89, 89, 89]}, {"name": "醫學院", "type": "bar", "x": ["臺北醫學大學", "臺北醫學大學", "臺北醫學大學", "臺北醫學大學"], "y": [66, 16, 66, 16]}, {"name": "老年學研究所", "type": "bar", "x": ["國立成功大學"], "y": [12]}, {"name": "醫學影像暨放射科學系碩士班", "type": "bar", "x": ["高雄醫學大學", "高雄醫學大學"], "y": [8, 5]}, {"name": "工業工程與管理學系碩士班", "type": "bar", "x": ["元智大學", "元智大學"], "y": [10, 10]}, {"name": "工業教育學系", "type": "bar", "x": ["國立臺灣師範大學", "國立臺灣師範大學", "國立臺灣師範大學"], "y": [8, 9, 8]}, {"name": "圖書資訊學研究所", "type": "bar", "x": ["國立臺灣師範大學", "國立臺灣師範大學", "國立臺灣師範大學", "國立臺灣師範大學", "國立臺灣師範大學", "國立臺灣師範大學", "國立臺灣師範大學", "國立臺灣師範大學", "國立臺灣師範大學"], "y": [11, 17, 22, 11, 18, 19, 20, 22, 14]}, {"name": "華語文教學系", "type": "bar", "x": ["國立臺灣師範大學", "國立臺灣師範大學", "國立臺灣師範大學", "國立臺灣師範大學", "國立臺灣師範大學", "國立臺灣師範大學", "國立臺灣師範大學", "國立臺灣師範大學", "國立臺灣師範大學"], "y": [26, 24, 26, 19, 35, 16, 21, 25, 27]}, {"name": "電機系", "type": "bar", "x": ["國立臺灣大學", "國立中興大學"], "y": [68, 18]}, {"name": "幹細胞學程", "type": "bar", "x": ["國立臺灣大學"], "y": [22]}, {"name": "寫作教學中心", "type": "bar", "x": ["國立臺灣大學", "國立臺灣大學", "國立臺灣大學", "國立臺灣大學", "國立臺灣大學", "國立臺灣大學"], "y": [51, 46, 50, 54, 54, 62]}, {"name": "資工系", "type": "bar", "x": ["國立清華大學", "國立清華大學"], "y": [28, 120]}, {"name": "計財系", "type": "bar", "x": ["國立清華大學"], "y": [73]}, {"name": "國際貿易學系", "type": "bar", "x": ["國立屏東大學"], "y": [66]}, {"name": "財務工程與精算數學系", "type": "bar", "x": ["東吳大學"], "y": [24]}, {"name": "共同教育中心博雅教育組", "type": "bar", "x": ["國立臺灣海洋大學"], "y": [122]}, {"name": "微生物學系", "type": "bar", "x": ["東吳大學"], "y": [54]}, {"name": "金融科技學程", "type": "bar", "x": ["東吳大學"], "y": [22]}, {"name": "非營利組織管理學程", "type": "bar", "x": ["東吳大學"], "y": [6]}, {"name": "國際經營與貿易學系", "type": "bar", "x": ["東吳大學"], "y": [49]}, {"name": "大氣科學系", "type": "bar", "x": ["國立中央大學"], "y": [22]}, {"name": "管理進修學士學位學程", "type": "bar", "x": ["長榮大學"], "y": [22]}, {"name": "航運管理學系", "type": "bar", "x": ["長榮大學", "長榮大學"], "y": [130, 114]}, {"name": "資訊暨設計學院學士班", "type": "bar", "x": ["長榮大學"], "y": [129]}, {"name": "職業安全與衛生學系", "type": "bar", "x": ["長榮大學", "長榮大學", "長榮大學", "長榮大學", "長榮大學"], "y": [106, 114, 106, 138, 100]}, {"name": "觀光與餐飲管理學系", "type": "bar", "x": ["長榮大學", "長榮大學"], "y": [122, 117]}, {"name": "全人教育中心", "type": "bar", "x": ["馬偕醫學院", "馬偕醫學院"], "y": [25, 21]}, {"name": "英語教學中心", "type": "bar", "x": ["銘傳大學", "銘傳大學", "銘傳大學", "銘傳大學", "銘傳大學", "銘傳大學"], "y": [105, 177, 155, 5, 135, 106]}, {"name": "全球科技學門-日", "type": "bar", "x": ["淡江大學"], "y": [80]}, {"name": "全球視野學門-日", "type": "bar", "x": ["淡江大學"], "y": [79]}, {"name": "公民社會及參與學門-日", "type": "bar", "x": ["淡江大學"], "y": [81]}, {"name": "教育科技學系(日)", "type": "bar", "x": ["淡江大學", "淡江大學"], "y": [65, 64]}, {"name": "管理學院", "type": "bar", "x": ["義守大學"], "y": [71]}, {"name": "分子醫學學程", "type": "bar", "x": ["國立陽明大學"], "y": [3]}, {"name": "進修學士班企業管理學系", "type": "bar", "x": ["明道大學"], "y": [23]}, {"name": "醫學系", "type": "bar", "x": ["中山醫學大學", "國立成功大學"], "y": [63, 48]}, {"name": "電機資訊學院", "type": "bar", "x": ["中原大學", "中原大學", "中原大學", "中原大學", "中原大學", "中原大學", "中原大學", "中原大學", "中原大學", "中原大學", "中原大學", "中原大學", "中原大學", "中原大學", "中原大學", "中原大學", "中原大學"], "y": [58, 56, 79, 58, 18, 59, 52, 66, 62, 28, 63, 1, 29, 12, 24, 3, 7]}, {"name": "設計學院", "type": "bar", "x": ["中原大學", "中原大學", "中原大學", "中原大學", "中原大學"], "y": [49, 45, 26, 11, 3]}, {"name": "藥學系學士班共同整合課程", "type": "bar", "x": ["臺北醫學大學"], "y": [93]}, {"name": "外國語文學系", "type": "bar", "x": ["亞洲大學", "亞洲大學", "亞洲大學", "亞洲大學"], "y": [93, 86, 9, 6]}, {"name": "數位媒體設計學系(數位遊戲設計組)", "type": "bar", "x": ["亞洲大學"], "y": [56]}, {"name": "時尚設計學系", "type": "bar", "x": ["亞洲大學", "亞洲大學", "實踐大學", "實踐大學"], "y": [26, 22, 35, 42]}, {"name": "幼兒教育學系", "type": "bar", "x": ["亞洲大學", "亞洲大學"], "y": [47, 23]}, {"name": "營養科學學士學位學程", "type": "bar", "x": ["國立臺灣師範大學"], "y": [8]}, {"name": "行銷管理學系", "type": "bar", "x": ["實踐大學"], "y": [26]}, {"name": "食品營養與保健生技學系(保健化妝品組)", "type": "bar", "x": ["亞洲大學"], "y": [46]}, {"name": "財務金融學系(金融管理組)", "type": "bar", "x": ["亞洲大學"], "y": [45]}, {"name": "應用數學系", "type": "bar", "x": ["東海大學", "東海大學"], "y": [9, 12]}, {"name": "課程與教學研究所在職專班", "type": "bar", "x": ["明道大學"], "y": [9]}, {"name": "食科所", "type": "bar", "x": ["國立臺灣大學"], "y": [10]}, {"name": "保健營養學程", "type": "bar", "x": ["國立臺灣大學"], "y": [10]}, {"name": "行銷系", "type": "bar", "x": ["國立中興大學"], "y": [186]}, {"name": "國農學程", "type": "bar", "x": ["國立中興大學", "國立中興大學"], "y": [186, 8]}, {"name": "跨洲學程", "type": "bar", "x": ["國立中興大學"], "y": [186]}, {"name": "生管所", "type": "bar", "x": ["國立中興大學"], "y": [11]}, {"name": "光半技產專", "type": "bar", "x": ["國立中興大學"], "y": [18]}, {"name": "社會學系碩士班", "type": "bar", "x": ["東吳大學", "東吳大學"], "y": [8, 6]}, {"name": "經濟學系碩士班", "type": "bar", "x": ["東吳大學"], "y": [19]}, {"name": "遙測科技碩士學位學程", "type": "bar", "x": ["國立中央大學"], "y": [10]}, {"name": "太空科學與工程研究所碩士班", "type": "bar", "x": ["國立中央大學", "國立中央大學"], "y": [26, 18]}, {"name": "生命科學系", "type": "bar", "x": ["國立中央大學"], "y": [5]}, {"name": "特殊教育學系碩士班", "type": "bar", "x": ["國立嘉義大學"], "y": [10]}, {"name": "華語文教學碩士學位學程", "type": "bar", "x": ["中國文化大學"], "y": [4]}, {"name": "企業實務管理數位碩士在職專班", "type": "bar", "x": ["中國文化大學", "中國文化大學", "中國文化大學", "中國文化大學", "中國文化大學", "中國文化大學"], "y": [17, 23, 18, 17, 24, 15]}, {"name": "資訊工程學系資訊網路與多媒體碩士班", "type": "bar", "x": ["淡江大學"], "y": [10]}, {"name": "管理科學學系企業經營碩士班", "type": "bar", "x": ["淡江大學"], "y": [11]}, {"name": "國際衛生學程", "type": "bar", "x": ["國立陽明大學"], "y": [8]}, {"name": "腦科學研究所", "type": "bar", "x": ["國立陽明大學"], "y": [4]}, {"name": "創意產業設計研究所", "type": "bar", "x": ["國立成功大學"], "y": [16]}, {"name": "國際經營管理研究所(IIMBA)", "type": "bar", "x": ["國立成功大學"], "y": [19]}, {"name": "跨文化研究所翻譯學碩士班", "type": "bar", "x": ["輔仁大學"], "y": [5]}, {"name": "企業管理學系管理學碩士在職專班", "type": "bar", "x": ["輔仁大學"], "y": [42]}, {"name": "博物館學研究所碩士班", "type": "bar", "x": ["輔仁大學"], "y": [4]}, {"name": "法學院", "type": "bar", "x": ["中原大學", "中原大學"], "y": [10, 4]}, {"name": "醫學院研究所共同整合課程", "type": "bar", "x": ["臺北醫學大學", "臺北醫學大學", "臺北醫學大學", "臺北醫學大學", "臺北醫學大學", "臺北醫學大學"], "y": [11, 11, 11, 11, 11, 11]}, {"name": "科技應用與人力資源發展學系", "type": "bar", "x": ["國立臺灣師範大學"], "y": [27]}, {"name": "科學教育研究所碩士班", "type": "bar", "x": ["國立臺灣師範大學"], "y": [9]}, {"name": "藝術史研究所碩士班", "type": "bar", "x": ["國立臺灣師範大學"], "y": [7]}, {"name": "華語文教學系碩士班", "type": "bar", "x": ["國立臺灣師範大學"], "y": [20]}, {"name": "教育學系教學科技碩士班", "type": "bar", "x": ["國立臺南大學"], "y": [10]}, {"name": "數位學習科技學系碩士班", "type": "bar", "x": ["國立臺南大學"], "y": [9]}, {"name": "管理學院碩士在職專班", "type": "bar", "x": ["大葉大學"], "y": [6]}, {"name": "數位學習科技學系數位學習科技碩士在職專班(夜)", "type": "bar", "x": ["國立臺南大學"], "y": [6]}, {"name": "會計與資訊學系", "type": "bar", "x": ["亞洲大學"], "y": [12]}], "layout": {"barmode": "stack", "title": {"text": "各學校遠距課程修課學生人數"}, "xaxis": {"title": {"text": "學校名稱"}}, "yaxis": {"title": {"text": "修課人數"}}}}
